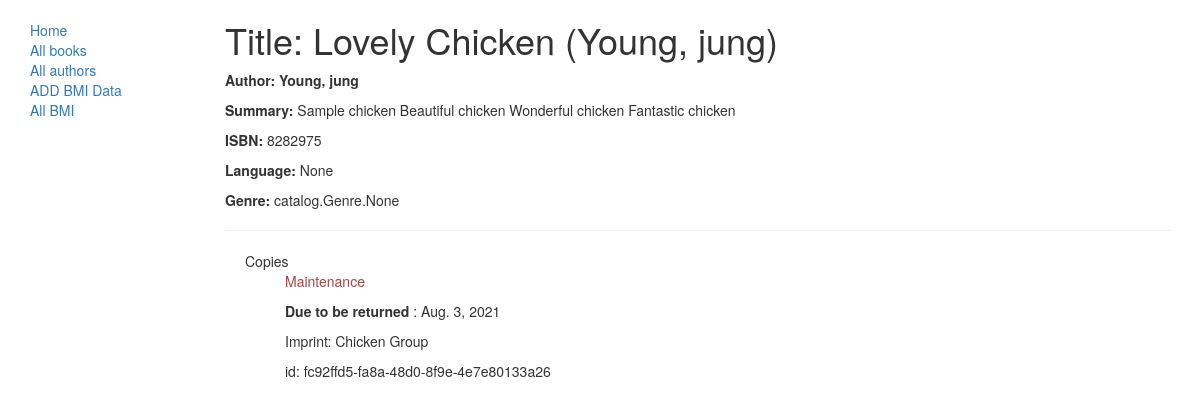
/catalog/book/2, run on the app's committed database.
### catalog/models.py (models this page shows, shortened)
class Book(models.Model):
    title = models.CharField(max_length=200)
    summary = models.TextField(max_length=1000)
    isbn = models.CharField(max_length=13)
    author = models.ForeignKey('Author', on_delete = models.SET_NULL, null = True)
    genre = models.ManyToManyField('Genre', help_text='Select a genre for this book')
    language = models.ForeignKey('Language', on_delete = models.SET_NULL, null = True)

class Author(models.Model):
    first_name = models.CharField(max_length=100)
    last_name = models.CharField(max_length=100)
    date_of_birth = models.DateField(null=True, blank=True)
    date_of_death = models.DateField(null=True, blank=True)
    class Meta:
        ordering = ['last_name', 'first_name']
    def __str__(self):
        return self.first_name + ', ' +self.last_name

class BookInstance(models.Model):
    uniqueid = models.UUIDField(primary_key=True, default=uuid.uuid4)
    due_back = models.DateField( null=True, blank=True)
    imprint = models.CharField(max_length=200)
    status = models.CharField(max_length=1, blank=True, default='m',
                              choices=(('m', 'Maintenance'),
                                       ('o', 'On Loan'),
                                       ('a', 'Avaialble'),
                                       ('r', 'Reserved')))
    book = models.ForeignKey('Book', on_delete = models.RESTRICT, null=True)
    class Meta:
        ordering = ['due_back']

### catalog/views.py (the view)
# urls.py: path('book/<int:pk>',views.BookDetailView.as_view(),name='book-detail'),
class BookDetailView(generic.DetailView):
    model = Book

### catalog/templates/catalog/book_detail.html
{% extends "base_generic.html"%}
{% block content %}
    <h1>Title: {{book.title}} ({{book.author}})</h1>
    <p><b>Author: {{book.author}}</b></p>
    <p><b>Summary: </b>{{book.summary}}</p>
    <p><b>ISBN: </b>{{book.isbn}}</p>
    <p><b>Language: </b>{{book.language}}</p>
    <p><b>Genre: </b>{{book.genre}}</p>
    <hr>
    <div style="margin-left:20px; margin-top: 20px;"
        <h4>Copies</h4>
        <ul>
            {% for copy in book.bookinstance_set.all %}
                <p class="{% if copy.status == 'a' %} text-success
                            {% elif copy.status == 'm' %}text-danger
                            {% else %} text-warning {% endif %}">{{copy.get_status_display}}</p>
                {% if copy.status != 'a' %}
                    <p><B>Due to be returned</B> : {{copy.due_back}}</p>
                {% endif %}
                <p>Imprint: {{copy.imprint}}</p>
                <p>id: {{copy.uniqueid}}</p>
            {% endfor %}
        </ul>
    </div>
{% endblock %}

### data on the page
Book: title "Lovely Chicken", author "Young, jung", summary "Sample chicken Beautiful chicken Wonderful chicken Fantastic chicken", isbn "8282975", language "None", genre "catalog.Genre.None"
BookInstance: status "Maintenance", due_back "Aug. 3, 2021", imprint "Chicken Group", uniqueid "fc92ffd5-fa8a-48d0-8f9e-4e7e80133a26"
